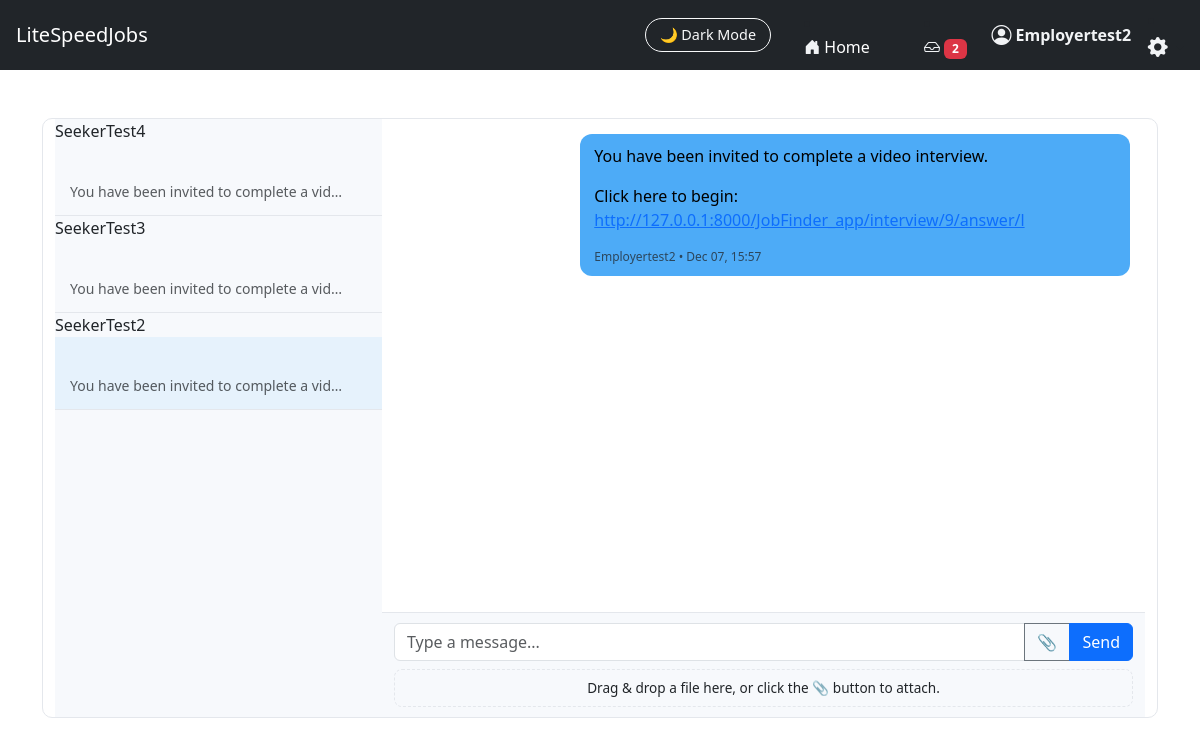
/JobFinder_app/messages/?c=4 (signed in), run on an earlier commit of the app's database.
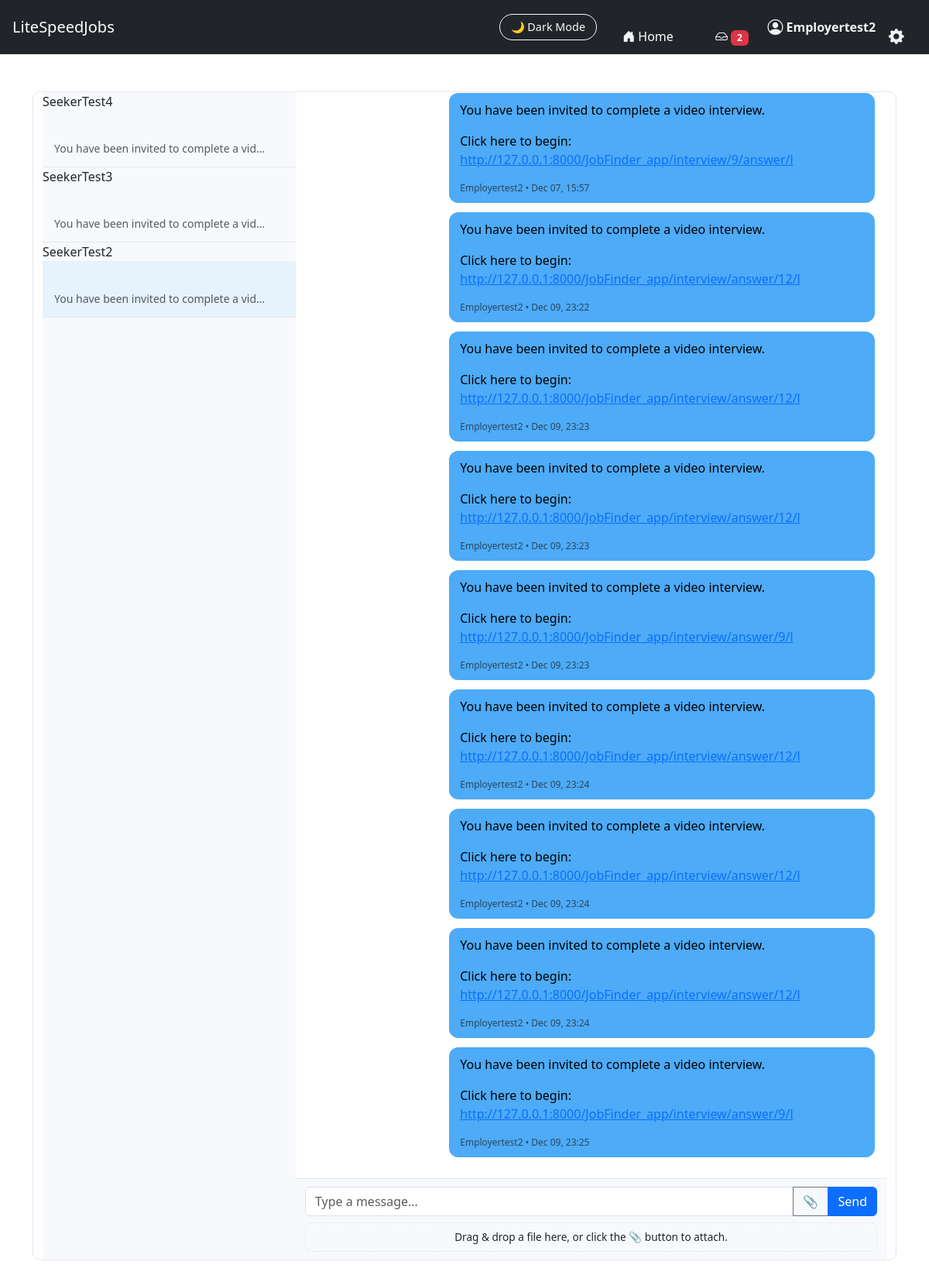
And on a later commit of the database.
### JobFinder_app/models.py (models this page shows, shortened)
class Conversation(models.Model):
    user1 = models.ForeignKey(User, on_delete=models.CASCADE, related_name="conversations_as_user1", null=True, blank=True)
    user2 = models.ForeignKey(User, on_delete=models.CASCADE, related_name="conversations_as_user2",null=True, blank=True)
    job = models.ForeignKey("Job", null=True, blank=True, on_delete=models.CASCADE)
    created_at = models.DateTimeField(auto_now_add=True)
    def get_other_user(self, me):
        return self.user2 if me == self.user1 else self.user1

class Message(models.Model):
    sender = models.ForeignKey(
        User, on_delete=models.CASCADE, related_name="sent_messages"
    )
    receiver = models.ForeignKey(
        User, on_delete=models.CASCADE, related_name="received_messages"
    )
    conversation = models.ForeignKey("Conversation", on_delete=models.CASCADE, related_name="messages", null=True, blank=True)
    subject = models.CharField(max_length=255)
    body = models.TextField(blank=True, default="The body was not filled in.")
    attachement = models.FileField(upload_to="messages_attachments/", null=True, blank=True)
    job = models.ForeignKey(Job, on_delete=models.CASCADE, null=True, blank=True)
    created_at = models.DateTimeField(auto_now_add=True)
    is_read = models.BooleanField(default=False)

### JobFinder_app/views.py (the view)
# urls.py: path("messages/", views.inbox_pro, name="inbox_pro"),
@login_required
def inbox_pro(request):
    unread_count = Message.objects.filter(
        receiver=request.user,
        is_read=False
    ).count()
    conversations = Conversation.objects.filter(
        Q(user1=request.user) | Q(user2=request.user)
    ).order_by("-created_at")
    convo_id = request.GET.get("c")
    active_conversation = None
    if convo_id:
        active_conversation = get_object_or_404(
            conversations, id=convo_id
        )
        Message.objects.filter(
            conversation=active_conversation,
            receiver=request.user,
            is_read=False
        ).update(is_read=True)
    return render(request, "JobFinder_app/inbox_pro.html", {
        "conversations": conversations,
        "active_conversation": active_conversation,
        "unread_count": unread_count,
    })

### JobFinder_app/templatetags/message_tags.py (called while the page is built)
@register.filter
def other_user(conversation, user):
    return conversation.get_other_user(user)

### JobFinder_app/templates/JobFinder_app/inbox_pro.html (shortened to what this page needs)
{% extends "JobFinder_app/base.html" %}
{% load message_tags %}
{% block content %}
<div class="container mt-4 inbox-container">
    <div class="conversation-list">
        {% for convo in conversations %}
            {% with other=convo|other_user:request.user %}
                {{ other.username }}
            {% endwith %}
                <a href="?c={{ convo.id }}" class="text-decoration-none text-reset">
                    <div class="conversation-item {% if active_conversation and active_conversation.id == convo.id %}active{% endif %}">
                        <strong>{{ other.username }}</strong><br>
                        <small class="text-muted">
                            {% with last=convo.messages.last %}
                                {% if last %}
                                    {{ last.body|default:"(attachment)"|truncatechars:40 }}
                                {% else %}
                                    No messages yet
                                {% endif %}
                            {% endwith %}
                        </small>
                    </div>
                </a>
        {% empty %}
            <div class="p-3 dark-muted">No conversations yet.</div>
        {% endfor %}
    </div>
    <div class="chat-window">
        {% if active_conversation %}
            <div class="chat-messages" id="chatMessages">
                {% for msg in active_conversation.messages.all %}
                    <div class="message-bubble {% if msg.sender == request.user %}sent{% else %}received{% endif %}">
                        {% if msg.body %}
                            <div>{{ msg.body|urlize|linebreaks }}</div>
                        {% endif %}
                        <small class="text-muted d-block mt-1" style="font-size: 0.75rem;">
                            {{ msg.sender.username }} • {{ msg.created_at|date:"M d, H:i" }}
                        </small>
                    </div>
                {% endfor %}
            </div>
            <form method="POST" enctype="multipart/form-data" class="chat-input" id="chatForm">
                <div class="input-group">
                    <input type="text" name="message" class="form-control" placeholder="Type a message...">
                    <button type="button" class="btn btn-outline-secondary" id="attachBtn">📎</button>
                    <button class="btn btn-primary">Send</button>
                </div>
                <div class="drop-zone mt-2" id="dropZone">
                    Drag & drop a file here, or click the 📎 button to attach.
                </div>
            </form>
        {% else %}
            <div class="d-flex justify-content-center align-items-center h-100">
                <h5 class="text-muted">Select a conversation to start messaging.</h5>
            </div>
        {% endif %}
    </div>
</div>
{% endblock %}

### JobFinder_app/templates/JobFinder_app/base.html (shortened to what this page needs)
<!DOCTYPE html>
<html lang="en" data-theme="light">
<head>
    <link href="https://cdn.jsdelivr.net/npm/bootstrap@5.3.2/dist/css/bootstrap.min.css" rel="stylesheet">
    <link href="https://cdn.jsdelivr.net/npm/bootstrap-icons@1.11.1/font/bootstrap-icons.css" rel="stylesheet">
</head>
<body>
{% load message_tags %}
<nav class="navbar navbar-expand-lg navbar-dark bg-dark px-3">
    <a class="navbar-brand" href="/">LiteSpeedJobs</a>
    <div class="ms-auto d-flex align-items-center">
        <button id="darkModeToggle" class="btn btn-outline-light ms-3">
            🌙 Dark Mode
        </button>&nbsp;&nbsp;&nbsp;&nbsp;&nbsp;&nbsp;&nbsp;&nbsp;
        <li class="nav-item">
            <a class="nav-link d-flex align-items-center home-link"
            href="{% url 'landing' %}">
                <i class="bi bi-house-door-fill me-1 nav-icon"></i>
                <span class="d-none d-md-inline">Home</span>&nbsp;&nbsp;&nbsp;&nbsp;&nbsp;
            </a>
        </li>
        {% if user.is_authenticated %}&nbsp;&nbsp;&nbsp;&nbsp;&nbsp;&nbsp;&nbsp;&nbsp;
        <li class="nav-item position-relative">
            <a href="{% url 'inbox_pro' %}" class="nav-link">
                <i class="bi bi-inbox"></i>
                {% if unread_count > 0 %}
                    <span class="badge bg-danger">{{ unread_count }}</span>
                {% endif %}
            </a>
        </li>
        {% else %}
        <li class="nav-item">
            <a href="{% url 'login' %}" class="nav-link">
                <i class="bi bi-inbox"></i>
            </a>
        </li>
        {% endif %}&nbsp;&nbsp;&nbsp;&nbsp;&nbsp;&nbsp;
        {% if request.user.is_authenticated %}
            <a href="{% url 'role_redirect' %}"
                class="nav-link d-flex align-items-center gap-1 user-link">
                <i class="bi bi-person-circle nav-icon fs-5"></i>
             <span class="d-none d-md-inline">
                 <strong>{{ request.user.username }}</strong>&nbsp;&nbsp;&nbsp;&nbsp;
            </span>
        {% endif %}
        <li class="nav-item dropdown">
            <a class="nav-link dropdown-toggle p-0"
            href="#"
            id="settingsDropdown"
            role="button"
            data-bs-toggle="dropdown"
            aria-expanded="false"
            data-bs-placement="bottom"
            title="Account settings">
                <i class="bi bi-gear-fill fs-5 text-white"></i>
            </a>
        </li>
    </div>
</nav>
<div class="container py-4">
    {% block content %}{% endblock %}
</div>
</body>
</html>

### JobFinder_app/templates/JobFinder_app/base.html (style rules this page uses)
:root { --ls-bg: #ffffff; --ls-bg-card: #f7f9fc; --ls-text: #141414; --ls-text-muted: #555; --ls-border: #e4e7ec; --ls-icon-color: #f1f3f5; --ls-primary: #4dabf7; --ls-dark-bg: #0e1116; --ls-dark-bg-card: #1a1d24; --ls-dark-border: #2b2e36; --ls-dark-text: #f1f3f7; --ls-dark-muted: #b7bcc7; }
body { transition: background 0.3s ease, color 0.3s ease; }
.navbar { transition: background 0.3s ease; }
.btn { transition: background 0.25s ease, color 0.25s ease, border 0.25s ease; }
.navbar .nav-link i, .navbar .inbox-icon { color: var(--ls-icon-color) !important; transition: color 0.2s ease; }
.user-link .nav-icon, .user-link span { color: var(--ls-icon-color); transition: color 0.2s ease; font-weight: 500; }
.home-link, .home-link i { color: #ffffff !important; }
.bi-gear-fill { transition: transform 0.3s ease; }
#darkModeToggle { font-size: 0.9rem; border-radius: 25px; padding: 5px 14px; cursor: pointer; }

### JobFinder_app/templates/JobFinder_app/inbox_pro.html (style rules this page uses)
.inbox-container { display: flex; height: 75vh; border-radius: 10px; overflow: hidden; border: 1px solid var(--ls-border); }
.conversation-list { width: 30%; overflow-y: auto; background-color: var(--ls-bg-card); }
.conversation-item { padding: 12px 15px; border-bottom: 1px solid var(--ls-border); cursor: pointer; transition: background 0.2s ease; }
.conversation-item.active { background-color: rgba(77, 171, 247, 0.1); }
.chat-window { width: 70%; display: flex; flex-direction: column; background-color: var(--ls-bg); }
.chat-messages { flex-grow: 1; overflow-y: auto; padding: 15px; }
.message-bubble { max-width: 75%; padding: 10px 14px; margin-bottom: 12px; border-radius: 12px; }
.sent { background-color: var(--ls-primary); color: #000; margin-left: auto; }
.chat-input { padding: 10px 12px; border-top: 1px solid var(--ls-border); background-color: var(--ls-bg-card); }
.drop-zone { border: 1px dashed var(--ls-border); border-radius: 8px; padding: 8px; text-align: center; margin-top: 6px; font-size: 0.85rem; }

What changed in the data, as far as the page shows it:
added Message: body "You have been invited to complete a video interview. Click here to begin: http://127.0.0.1:8000/JobFinder_app/interview/answer/12/l", sender.username "Employertest2", created_at "Dec 09, 23:22"
added Message: body "You have been invited to complete a video interview. Click here to begin: http://127.0.0.1:8000/JobFinder_app/interview/answer/12/l", sender.username "Employertest2", created_at "Dec 09, 23:23"
added Message: body "You have been invited to complete a video interview. Click here to begin: http://127.0.0.1:8000/JobFinder_app/interview/answer/12/l", sender.username "Employertest2", created_at "Dec 09, 23:23"
added Message: body "You have been invited to complete a video interview. Click here to begin: http://127.0.0.1:8000/JobFinder_app/interview/answer/9/l", sender.username "Employertest2", created_at "Dec 09, 23:23"
added Message: body "You have been invited to complete a video interview. Click here to begin: http://127.0.0.1:8000/JobFinder_app/interview/answer/12/l", sender.username "Employertest2", created_at "Dec 09, 23:24"
added Message: body "You have been invited to complete a video interview. Click here to begin: http://127.0.0.1:8000/JobFinder_app/interview/answer/12/l", sender.username "Employertest2", created_at "Dec 09, 23:24"
added Message: body "You have been invited to complete a video interview. Click here to begin: http://127.0.0.1:8000/JobFinder_app/interview/answer/12/l", sender.username "Employertest2", created_at "Dec 09, 23:24"
added Message: body "You have been invited to complete a video interview. Click here to begin: http://127.0.0.1:8000/JobFinder_app/interview/answer/9/l", sender.username "Employertest2", created_at "Dec 09, 23:25"
